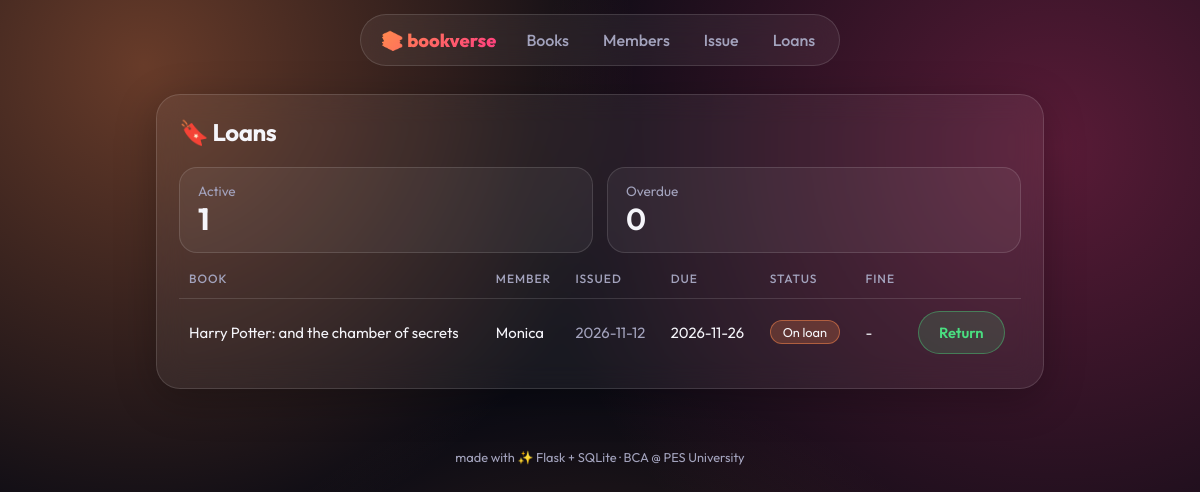
Page /loans on the committed database.
### tables this page shows
CREATE TABLE loans (
                id INTEGER PRIMARY KEY AUTOINCREMENT,
                book_id INTEGER NOT NULL REFERENCES books(id),
                member_id INTEGER NOT NULL REFERENCES members(id),
                issued_on TEXT NOT NULL,
                due_on TEXT NOT NULL,
                returned_on TEXT);

CREATE TABLE books (
                id INTEGER PRIMARY KEY AUTOINCREMENT,
                title TEXT NOT NULL,
                author TEXT NOT NULL,
                copies INTEGER NOT NULL DEFAULT 1 CHECK(copies >= 0));

CREATE TABLE members (
                id INTEGER PRIMARY KEY AUTOINCREMENT,
                name TEXT NOT NULL,
                email TEXT UNIQUE NOT NULL);

### app.py (the view)
@app.route("/loans")
def loans():
    rows = get_db().execute("""
        SELECT loans.*, books.title, members.name
        FROM loans
        JOIN books   ON books.id   = loans.book_id
        JOIN members ON members.id = loans.member_id
        ORDER BY loans.returned_on IS NOT NULL, loans.due_on""").fetchall()
    data = []
    for r in rows:
        fine = calculate_fine(r["due_on"], r["returned_on"])
        data.append({**dict(r), "fine": fine, "overdue": fine > 0 and not r["returned_on"]})
    return render_template("loans.html", loans=data)

### app.py (called while the page is built)
def get_db():
    if "db" not in g:
        g.db = sqlite3.connect(app.config.get("DATABASE", DATABASE))
        g.db.row_factory = sqlite3.Row
        g.db.execute("PRAGMA foreign_keys = ON")
    return g.db

def calculate_fine(due_on, returned_on=None):
    end = date.fromisoformat(returned_on) if returned_on else date.today()
    late_days = (end - date.fromisoformat(due_on)).days
    return max(late_days, 0) * FINE_PER_DAY

### templates/loans.html
{% extends "base.html" %}
{% block content %}
<div class="card">
  <h2>🔖 Loans</h2>
  <div class="stats">
    <div class="stat">Active<b>{{ loans|rejectattr('returned_on')|list|length }}</b></div>
    <div class="stat">Overdue<b class="overdue">{{ loans|selectattr('overdue')|list|length }}</b></div>
  </div>
  {% if loans %}
  <div class="scroll"><table>
    <tr><th>Book</th><th>Member</th><th>Issued</th><th>Due</th><th>Status</th><th>Fine</th><th></th></tr>
    {% for l in loans %}
    <tr>
      <td>{{ l.title }}</td><td>{{ l.name }}</td><td class="muted">{{ l.issued_on }}</td><td>{{ l.due_on }}</td>
      <td>{% if l.returned_on %}<span class="pill">Returned {{ l.returned_on }}</span>{% elif l.overdue %}<span class="overdue">Overdue ⏰</span>{% else %}<span class="pill">On loan</span>{% endif %}</td>
      <td>{% if l.fine %}₹{{ l.fine }}{% else %}-{% endif %}</td>
      <td>{% if not l.returned_on %}
        <form method="post" action="{{ url_for('return_book', loan_id=l.id) }}"><button class="ok">Return</button></form>
      {% endif %}</td>
    </tr>
    {% endfor %}
  </table></div>
  {% else %}<p class="muted">No loans yet.</p>{% endif %}
</div>
{% endblock %}

### static/style.css (style rules this page uses)
:root { --a1:#ff8a4c;--a2:#ff3d81;--bg:#0b0b14;--glass:rgba(255,255,255,.06);--line:rgba(255,255,255,.13);--text:#f5f5fa;--muted:#a3a3bd;--bad:#ff5d7a;--ok:#4ade80;--on:#fff;--grad:linear-gradient(135deg,var(--a1),var(--a2)) }
* { box-sizing:border-box }
body { margin:0;min-height:100vh;font-family:'Outfit',system-ui,sans-serif;color:var(--text);background-color:var(--bg);background-attachment:fixed; background-image:radial-gradient(circle at 12% 8%,color-mix(in srgb,var(--a1) 38%,transparent),transparent 38%), radial-gradient(circle at 88% 18%,color-mix(in srgb,var(--a2) 32%,transparent),transparent 42%), radial-gradient(circle at 50% 105%,color-mix(in srgb,var(--a1) 25%,transparent),transparent 45%) }
.card { background:var(--glass);border:1px solid var(--line);border-radius:24px;padding:22px;margin-bottom:20px;backdrop-filter:blur(14px);box-shadow:0 10px 40px rgba(0,0,0,.25);animation:rise .5s ease both }
h1,h2,h3 { margin-top:0;letter-spacing:-.02em }
button,.btn { background:var(--grad);color:var(--on);border:0;padding:11px 20px;border-radius:999px;cursor:pointer;text-decoration:none;font:600 .92rem 'Outfit',sans-serif;display:inline-block;transition:.2s }
button.ok { background:rgba(74,222,128,.15);color:var(--ok);border:1px solid rgba(74,222,128,.4) }
.scroll { overflow-x:auto }
table { width:100%;border-collapse:collapse }
th,td { text-align:left;padding:12px 10px;border-bottom:1px solid var(--line);font-size:.93rem }
tr:last-child td { border-bottom:0 }
th { color:var(--muted);font-weight:500;font-size:.75rem;text-transform:uppercase;letter-spacing:.08em }
.muted { color:var(--muted) }
.stats { display:flex;gap:14px;flex-wrap:wrap;margin-bottom:6px }
.stat { flex:1;min-width:140px;padding:14px 18px;border-radius:18px;background:rgba(255,255,255,.05);border:1px solid var(--line);color:var(--muted);font-size:.85rem }
.stat b { display:block;font-size:1.9rem;color:var(--text);letter-spacing:-.02em }
.pill { display:inline-block;padding:3px 12px;border-radius:999px;font-size:.8rem;background:color-mix(in srgb,var(--a1) 22%,transparent);border:1px solid color-mix(in srgb,var(--a1) 50%,transparent) }
.overdue { color:var(--bad);font-weight:600 }

### rows in the picture
loans: title "Harry Potter: and the chamber of secrets", name "Monica", issued_on "2026-11-12", due_on "2026-11-26"

### other values in the picture
{{ loans|rejectattr('returned_on')|list|length }} "1"
{{ loans|selectattr('overdue')|list|length }} "0"
